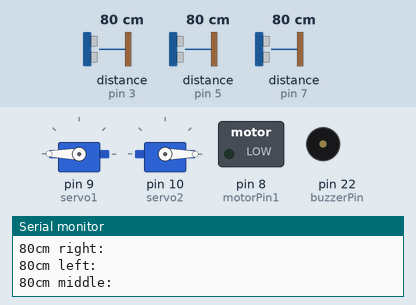
Recording of a sketch running on a simulated Arduino Mega 2560, built with avr-gcc and run on an emulated ATmega2560. On the bench: 2 × servo, switched loads named in the sketch (green lamp = pin HIGH), buzzer (waves = sounding, pin HIGH), the last lines printed to the serial monitor. Wiring (inferred from the names in the program): 3 × ultrasonic range finder: trigger pin 2, echo pin 3 / trigger pin 4, echo pin 5 / trigger pin 6, echo pin 7. The test bench sets the inputs (shaded band); at power-on: distance to the obstacle (sensors on pin 3, pin 5, pin 7) 80 cm. The echo pulse lasts 58.3 µs per cm; pins used as bus, display or sensor lines are not drawn.

Above: at 1.2 s.
1.3 s: distance to the obstacle (sensor on pin 3) set to 33 cm
4.3 s: distance to the obstacle (sensor on pin 3) set to 28 cm
At 4.9 s:
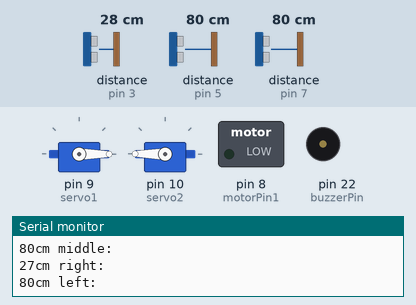
7.3 s: distance to the obstacle (sensor on pin 5) set to 120 cm
10.3 s: distance to the obstacle (sensor on pin 7) set to 2 cm
13.3 s: distance to the obstacle (sensor on pin 5) set to 2 cm
16.3 s: distance to the obstacle (sensor on pin 7) set to 120 cm
Timing chart, 0 to 20.3 s (numbered marks = the images above; inputs shaded):
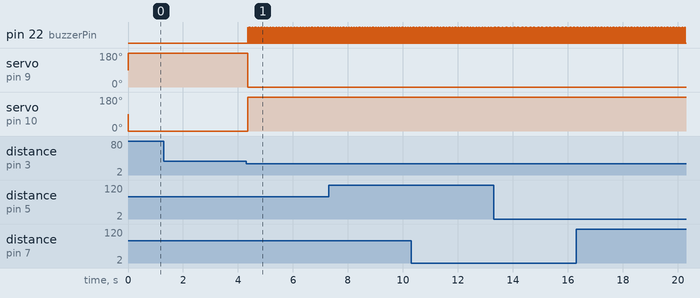

Measured:
- the behaviour switches between 31 and 30 cm on distance to the obstacle (sensor on pin 3) (found by bisection; images 0 and 1)
- after the input at 4.3 s, pin 22 (buzzerPin): alternates HIGH for 0.01 s and LOW for 0.03 s, starting after 0.05 s; servo on pin 9 (servo1): 180° → 0° after 0.05 s; servo on pin 10 (servo2): 0° → 180° after 0.05 s

The sketch:

main.ino
```cpp
#include <Servo.h>
#include <Arduino.h>

// Initialize servo motors
Servo servo1;
Servo servo2;

//buzzer
int buzzerPin = 22;

//Left ultrasonic sensor (blue)
const int pingPin1 = 4; // Trigger Pin of Ultrasonic Sensor
const int echoPin1 = 5; // Echo Pin of Ultrasonic Sensor

//Middle ultrasonic sensor
const int pingPin2 = 6; // Trigger Pin of Ultrasonic Sensor
const int echoPin2= 7; // Echo Pin of Ultrasonic Sensor

//Right ultrasonic sensor (red)
const int pingPin3 = 2; // Trigger Pin of Ultrasonic Sensor
const int echoPin3 = 3; // Echo Pin of Ultrasonic Sensor


const int motorPin1 = 8;
//const int motorPin2 = 11;
//const int motorPin3 = 12;
//const int motorPin4 = 3;
const int chipSelect = 4; // SD card chip select pin
const int ledPin = 13; // onboard LED pin


void setup() {
   Serial.begin(9600); // Starting Serial Terminal
   servo1.attach(9);
   servo2.attach(10);
   //this is buzzer
   pinMode(22, OUTPUT);

}

void loop() {

   long duration1, inches1, cm1;
   long duration2, inches2, cm2;
   long duration3, inches3, cm3;

   pinMode(motorPin1, OUTPUT);
   //pinMode(motorPin2, OUTPUT);
   //pinMode(motorPin3, OUTPUT);
   //pinMode(motorPin4, OUTPUT);

   //Setup ultrasonic sensor 1
   setupUltrasonicSensor(pingPin1, echoPin1);
   duration1 = pulseIn(echoPin1, HIGH);
   cm1 = microsecondsToCentimeters(duration1);
   Serial.print(cm1);
   Serial.print("cm left: ");
   Serial.println();

   //Setup ultrasonic sensor 2
   setupUltrasonicSensor(pingPin2, echoPin2);
   duration2 = pulseIn(echoPin2, HIGH);
   cm2 = microsecondsToCentimeters(duration2);
   Serial.print(cm2);
   Serial.print("cm middle: ");
   Serial.println();

   //Setup ultrasonic sensor 3
   setupUltrasonicSensor(pingPin3, echoPin3);
   duration3 = pulseIn(echoPin3, HIGH);
   cm3 = microsecondsToCentimeters(duration3);
   Serial.print(cm3);
   Serial.print("cm right: ");
   Serial.println();
   /*
   if(cm1>10)
      digitalWrite(motorPin1, HIGH);
     // digitalWrite(motorPin3, LOW);
   if(cm3>10)
      digitalWrite(motorPin3, HIGH);
      digitalWrite(motorPin1, LOW);
   if(cm2>10)
      digitalWrite(motorPin2, HIGH);
     digitalWrite(motorPin4, HIGH);
     */

   //Servos
   if (cm1 < 30 || cm2 < 30 || cm3 < 30) {
      servo1.write(0);
      servo2.write(180);
      delay(1);
      digitalWrite(buzzerPin, HIGH);
      delay(10);
      digitalWrite(buzzerPin, LOW);
      delay(10); // Turn the buzzer on with lower voltage
      /*
      digitalWrite(ledPin, HIGH); // Turn the LED on
      delay(10); // Wait for 1 second
      digitalWrite(ledPin, LOW); // Turn the LED off
      delay(10); // Wait for 1 second
      */

   }
   else {
    servo1.write(180);
    servo2.write(0);
    digitalWrite(buzzerPin, LOW); // Turn the buzzer off
    delay(1);

}

//buzzer
/*
  digitalWrite(buzzerPin, HIGH);
  delay(1000);
  digitalWrite(buzzerPin, LOW);
  delay(1000);
  */

}

long microsecondsToCentimeters(long microseconds) {
   return microseconds / 29 / 2;
}

void setupUltrasonicSensor(int pingPin, int echoPin) {
   pinMode(pingPin, OUTPUT);
   digitalWrite(pingPin, LOW);
   delayMicroseconds(2);
   digitalWrite(pingPin, HIGH);
   delayMicroseconds(10);
   digitalWrite(pingPin, LOW);
   pinMode(echoPin, INPUT);
}
```
